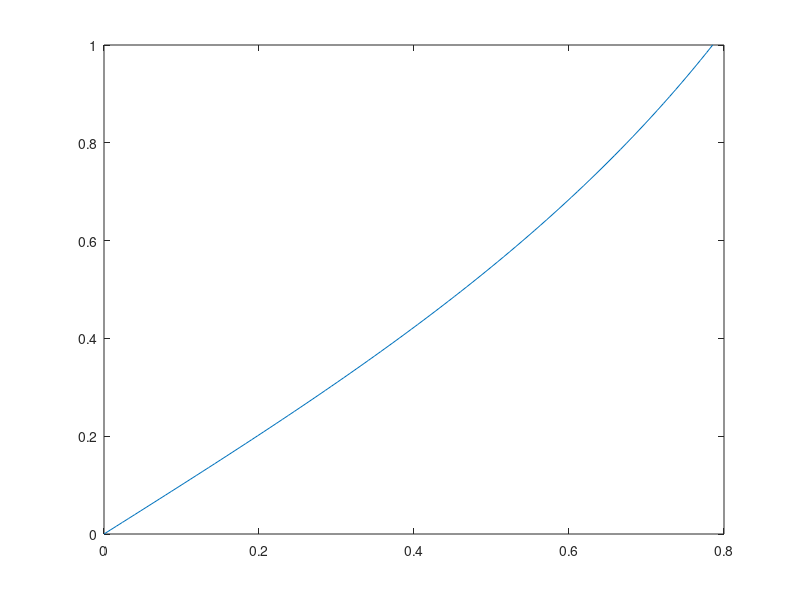
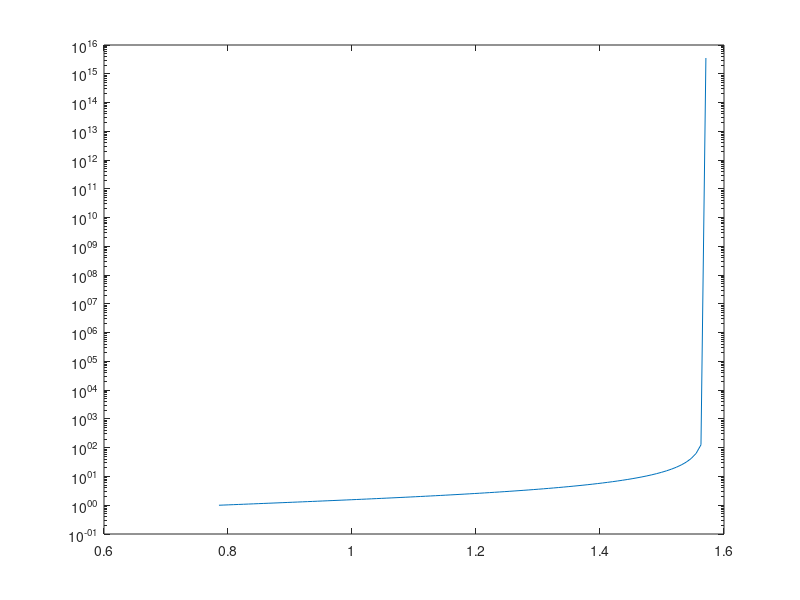
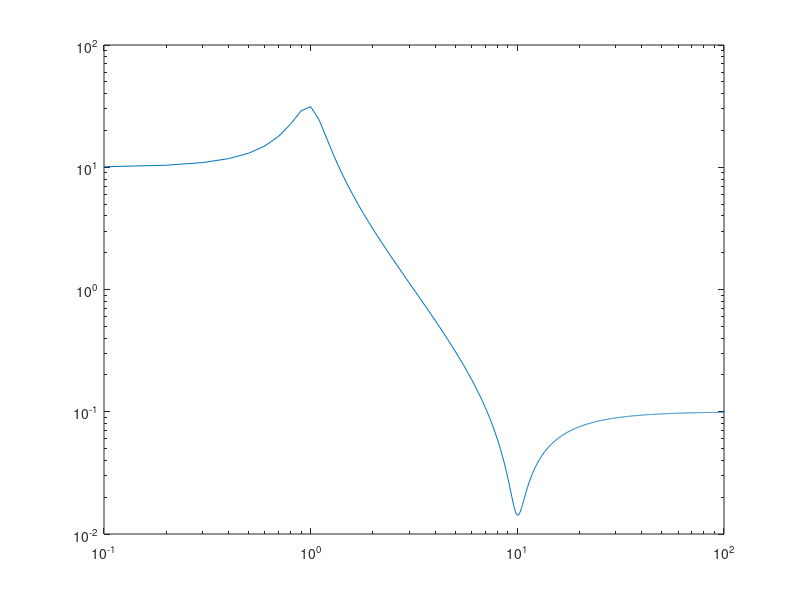
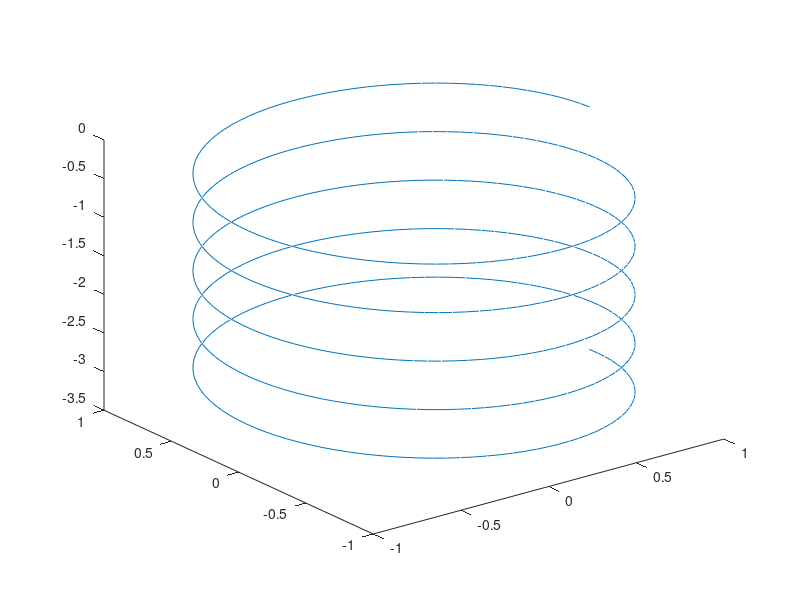

Write MATLAB code to recreate these figures, in order. (Note: this script raises an error after producing the figures.)
disp('***********************************************')
disp('*****************esercizio_1_3*****************')
disp('***********************************************')

clear all
D = diag(5*ones(10,1));
CS = diag(3*ones(9,1),1);
CI = diag(-1*ones(9,1),-1);
B = D+CS+CI
B([5 8],[6 9]) = 2

%
pause
%

disp('***********************************************')
disp('*****************esercizio_1_4*****************')
disp('***********************************************')

clear all
A = [1:4;2:5;3:6;4:7];
lambda = 10;
P1 = eye(4);
P1(2,2) = lambda;
L1 = P1*A
R1 = A*P1
%
P2 = eye(4);
P2([2 4],:) = P2([4 2],:)
L2 = P2*A
R2 = A*P2
%
P3 = eye(4);
P3(4,2) = lambda;
L3 = P3*A
R3 = A*P3
%
L1 = A;
L1(2,:) = lambda*L1(2,:)
R1 = A;
L1(:,2) = lambda*L1(:,2)
%
L2 = A;
L2([2 4],:) = L2([4 2],:)
R2 = A;
R2(:,[2 4]) = R2(:,[4 2])
%
L3 = A;
L3(4,:) = L3(4,:)+lambda*L3(2,:)
R3 = A;
R3(:,2) = R3(:,2)+lambda*R3(:,4)

%
pause
%

disp('***********************************************')
disp('*****************esercizio_1_5*****************')
disp('***********************************************')

clear all
x = linspace(0,pi/4);
y = tan(x);
figure
plot(x,y)
%
x = linspace(pi/4,pi/2-eps);
y = tan(x);
figure
semilogy(x,y)
%
x = linspace(0.1,100,1000);
y = sqrt((100*(1-0.01*x.^2).^2+0.02*x.^2)./((1-x.^2).^2+0.1*x.^2));
figure
loglog(x,y)

%
pause
%

disp('***********************************************')
disp('*****************esercizio_1_6*****************')
disp('***********************************************')

close all
clear all
t = linspace(0,10*pi,500);
a = 1;
b = -0.1;
x = a*cos(t);
y = a*sin(t);
z = b*t;
figure
plot3(x,y,z)
%
pause
%
t = linspace(0,20*pi,500);
a = 1;
b = 0.1;
x = a*cos(t);
y = a*sin(t);
z = b*t;
figure
plot3(x,y,z)

%
pause
%

disp('***********************************************')
disp('*****************esercizio_1_7*****************')
disp('***********************************************')

close all
clear all
x = linspace(0,1);
y = linspace(0,1);
[X,Y] = meshgrid(x,y);
f1 = X.*(X-1).*Y.*(Y-1);
figure
mesh(f1)
%
pause
%
figure
surf(f1)
%
pause
%
%
f2 = X.*(X-1).*sin(8*X).*Y.*(Y-1).*cos(8*Y);
figure
mesh(f2)
%
pause
%
figure
surf(f2)

%
pause
%

disp('***********************************************')
disp('*****************esercizio_1_8*****************')
disp('***********************************************')

clear all
close all
a = 1.483597;
b = 1.484111;
t = 5;
s = a-b
s_ = chop(chop(a,t)-chop(b,t),t)
er = abs(s-s_)/abs(s)

%
pause
%

disp('***********************************************')
disp('*****************esercizio_1_9*****************')
disp('***********************************************')

clear all
close all
format long e
n = 1:16;
x = 10.^(-n);
%
f1 = (1-cos(x))./x.^2;
f1_ex = 1/2*(sin(x/2)./(x/2)).^2;
er1 = abs(f1-f1_ex)./abs(f1_ex);
[x' er1']
figure
loglog(x,er1)

%
pause
%

f2 = (1-exp(x))./x;
s = 0;
for i = 1:16
    s = s+x.^(i-1)/factorial(i);
end    
f2_ex = -s;
er2 = abs(f2-f2_ex)./abs(f2_ex);
[x' er2']
figure
loglog(x,er2)

%
pause
%

f3 = (1-sqrt(1-x.^2));
f3_ex = x.^2./(1+sqrt(1-x.^2));
er3 = abs(f3-f3_ex)./abs(f3_ex);
[x' er3']
figure
loglog(x,er3)

%
pause
%

f4 = ((x+1).^2-1)./x;
f4_ex = x+2;
er4 = abs(f4-f4_ex)./abs(f4_ex);
[x' er4']
figure
loglog(x,er4)
